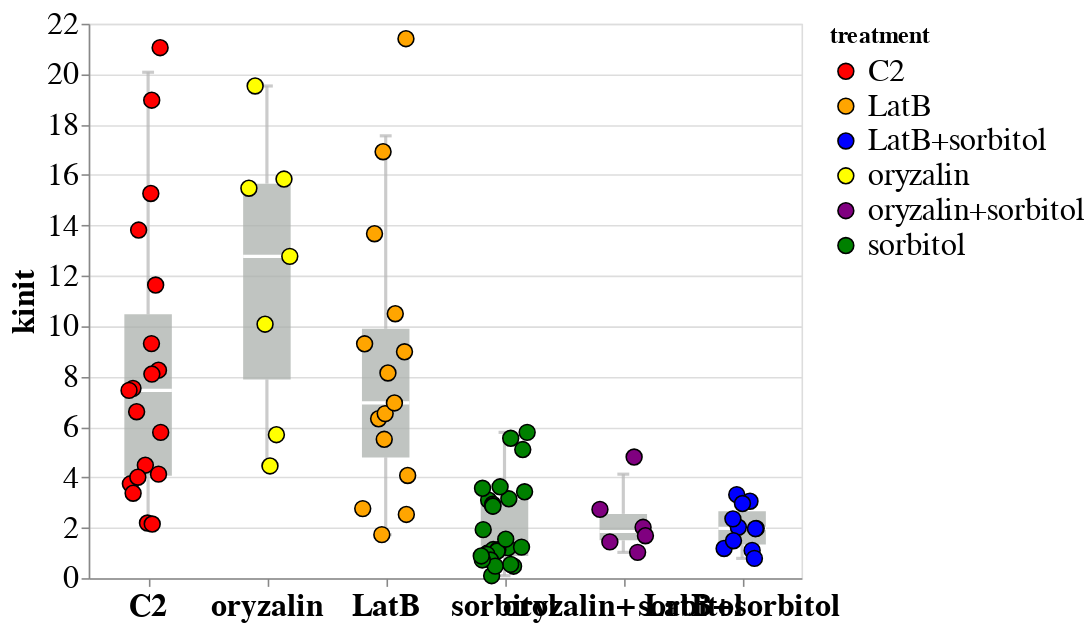

Notebook code cell kept with this figure:
### Markdown cell above
### Box+jitter plots for stiffness

### Code cell
boxjitter = altcat.catplot(df,
               height=350,
               width=450, 
               mark=dict(opacity=1.0, type='point'),
               box_mark=dict(strokeWidth=5, opacity=0.75, color='#abb0ac'),
               whisker_mark=dict(strokeWidth=2, opacity=0.75, color='#bababa'),
               encoding=dict(y=alt.Y('kinit:Q', scale=alt.Scale(domain=(0,22))),
                             x=alt.X('treatment:N'),
#                              # For black&white version
#                              fill=alt.Color('solution:N', scale=alt.Scale(domain=['T87', 'sorbitol', 'water'], range=['#808080', '#000000', '#FFFFFF'])),
#                              # For colored version
                             fill=alt.Color('treatment:N', scale=alt.Scale(domain=['C2', 'LatB', 'LatB+sorbitol','oryzalin','oryzalin+sorbitol','sorbitol'], range=['red', 'orange', 'blue','yellow','purple','green']))),
               transform='jitterbox'
)
boxjitter.configure_text(fontWeight='bold', fontSize=20
).configure_legend(labelFontSize=20, titleFontSize=15
).configure_axis(labelFontSize=20, titleFontSize=20
).configure_mark(color='black'
).configure_point(size=100, strokeWidth=1)

### Figure 1 — Vega-Lite specification as saved in the notebook (floating-point values rounded to 4 significant figures)
{"config": {"view": {"continuousWidth": 400, "continuousHeight": 300}, "axis": {"labelFontSize": 20, "titleFontSize": 20}, "legend": {"labelFontSize": 20, "titleFontSize": 15}, "mark": {"color": "black"}, "point": {"size": 100, "strokeWidth": 1}, "text": {"fontSize": 20, "fontWeight": "bold"}}, "layer": [{"layer": [{"mark": {"type": "rule", "color": "#bababa", "opacity": 0.75, "strokeWidth": 2}, "encoding": {"x": {"type": "quantitative", "field": "nominal_axis_value", "scale": {}}, "y": {"type": "quantitative", "field": "bottom_whisker", "scale": {"domain": [0, 22]}, "title": "kinit"}, "y2": {"field": "bottom"}}, "height": 350, "width": 450}, {"mark": {"type": "rule", "color": "#bababa", "opacity": 0.75, "strokeWidth": 2}, "encoding": {"x": {"type": "quantitative", "field": "nominal_axis_value", "scale": {}}, "y": {"type": "quantitative", "field": "top", "scale": {"domain": [0, 22]}, "title": "kinit"}, "y2": {"field": "top_whisker"}}, "height": 350, "width": 450}, {"mark": {"type": "bar", "color": "#abb0ac", "opacity": 0.75, "size": 0.4, "strokeWidth": 5}, "encoding": {"x": {"type": "quantitative", "field": "left", "scale": {}}, "x2": {"field": "right"}, "y": {"type": "quantitative", "field": "bottom", "scale": {"domain": [0, 22]}, "title": "kinit"}, "y2": {"field": "top"}}, "height": 350, "width": 450}, {"mark": {"type": "rule", "color": "white", "opacity": 1, "strokeWidth": 2}, "encoding": {"x": {"type": "quantitative", "field": "left", "scale": {}}, "x2": {"field": "right"}, "y": {"type": "quantitative", "field": "middle", "scale": {"domain": [0, 22]}, "title": "kinit"}}, "height": 350, "width": 450}, {"mark": {"type": "rule", "color": "#bababa", "opacity": 0.75, "strokeWidth": 2}, "encoding": {"x": {"type": "quantitative", "field": "cap_left"}, "x2": {"field": "cap_right"}, "y": {"type": "quantitative", "field": "bottom_whisker", "scale": {"domain": [0, 22]}, "title": "kinit"}}, "height": 350, "width": 450}, {"mark": {"type": "rule", "color": "#bababa", "opacity": 0.75, "strokeWidth": 2}, "encoding": {"x": {"type": "quantitative", "field": "cap_left"}, "x2": {"field": "cap_right"}, "y": {"type": "quantitative", "field": "top_whisker", "scale": {"domain": [0, 22]}, "title": "kinit"}}, "height": 350, "width": 450}], "data": {"name": "data-812abfc356dcc816f960904f5a33e9ed"}}, {"layer": [{"data": {"name": "data-471ccf3084396e3da72194de57e6883d"}, "mark": {"type": "point", "opacity": 1.0}, "encoding": {"x": {"type": "quantitative", "axis": {"grid": false, "labels": false, "title": null, "values": [0, 1, 2, 3, 4, 5]}, "field": "__jitter"}, "y": {"type": "quantitative", "field": "kinit", "scale": {"domain": [0, 22]}, "title": "kinit"}, "fill": {"type": "nominal", "field": "treatment", "scale": {"domain": ["C2", "LatB", "LatB+sorbitol", "oryzalin", "oryzalin+sorbitol", "sorbitol"], "range": ["red", "orange", "blue", "yellow", "purple", "green"]}}}, "height": 350, "width": 450}, {"data": {"name": "data-85ba337b5e697fda5948b31caa932688"}, "mark": {"type": "text", "align": "center", "baseline": "top", "dy": 8}, "encoding": {"x": {"type": "quantitative", "axis": {"grid": false, "labels": false, "title": null, "values": [0, 1, 2, 3, 4, 5]}, "field": "__jitter"}, "y": {"type": "quantitative", "field": "kinit", "scale": {"domain": [0, 22]}, "title": "kinit"}, "text": {"type": "nominal", "field": "text"}}, "height": 350, "width": 450}]}], "$schema": "https://vega.github.io/schema/vega-lite/v4.8.1.json", "datasets": {"data-812abfc356dcc816f960904f5a33e9ed": [{"nominal_axis_value": 0.0, "treatment": "C2", "middle": 7.451, "bottom": 4.066, "top": 10.47, "top_whisker": 20.08, "bottom_whisker": 2.148, "left": -0.2, "right": 0.2, "cap_left": -0.05, "cap_right": 0.05}, {"nominal_axis_value": 2.0, "treatment": "LatB", "middle": 6.954, "bottom": 4.793, "top": 9.897, "top_whisker": 17.55, "bottom_whisker": 1.726, "left": 1.8, "right": 2.2, "cap_left": 1.95, "cap_right": 2.05}, {"nominal_axis_value": 5.0, "treatment": "LatB+sorbitol", "middle": 1.977, "bottom": 1.332, "top": 2.658, "top_whisker": 3.314, "bottom_whisker": 0.785, "left": 4.8, "right": 5.2, "cap_left": 4.95, "cap_right": 5.05}, {"nominal_axis_value": 1.0, "treatment": "oryzalin", "middle": 12.77, "bottom": 7.886, "top": 15.66, "top_whisker": 19.53, "bottom_whisker": 4.452, "left": 0.8, "right": 1.2, "cap_left": 0.95, "cap_right": 1.05}, {"nominal_axis_value": 4.0, "treatment": "oryzalin+sorbitol", "middle": 1.85, "bottom": 1.5, "top": 2.551, "top_whisker": 4.127, "bottom_whisker": 1.024, "left": 3.8, "right": 4.2, "cap_left": 3.95, "cap_right": 4.05}, {"nominal_axis_value": 3.0, "treatment": "sorbitol", "middle": 1.22, "bottom": 0.8748, "top": 3.107, "top_whisker": 5.787, "bottom_whisker": 0.09835, "left": 2.8, "right": 3.2, "cap_left": 2.95, "cap_right": 3.05}], "data-471ccf3084396e3da72194de57e6883d": [{"name": "BY2_in_C2/cell001_corr", "max force (uN)": 899.1, "location": "cyto", "kinit": 18.97, "deltaF": 17.43, "treatment": "C2", "details": "spreads", "kret": 218.6, "area": 805.2, "Pos Z zero (um)": 41.62, "__jitter": 0.03046}, {"name": "BY2_in_C2/cell002_corr", "max force (uN)": 905.0, "location": "cyto", "kinit": 21.05, "deltaF": 18.97, "treatment": "C2", "details": "spreads", "kret": 186.0, "area": 701.2, "Pos Z zero (um)": 58.64, "__jitter": 0.1011}, {"name": "BY2_in_C2/cell003_corr", "max force (uN)": 898.6, "location": "cyto", "kinit": 2.188, "deltaF": 2.246, "treatment": "C2", "details": "spreads", "kret": 305.0, "area": 1165.0, "Pos Z zero (um)": 40.84, "__jitter": -0.005341}, {"name": "BY2_in_C2/cell004_corr", "max force (uN)": 899.1, "location": "cyto", "kinit": 13.81, "deltaF": 12.55, "treatment": "C2", "details": "spreads", "kret": 311.2, "area": 1500.0, "Pos Z zero (um)": 29.72, "__jitter": -0.07972}, {"name": "BY2_in_C2/cell005_corr", "max force (uN)": 895.8, "location": "cyto", "kinit": 8.253, "deltaF": 7.765, "treatment": "C2", "details": "spreads", "kret": 354.8, "area": 1450.0, "Pos Z zero (um)": 29.16, "__jitter": 0.08734}, {"name": "BY2_in_C2/cell006_corr", "max force (uN)": 126.8, "location": "cyto", "kinit": 3.743, "deltaF": 3.896, "treatment": "C2", "details": "spreads", "kret": null, "area": null, "Pos Z zero (um)": null, "__jitter": -0.1491}, {"name": "BY2_in_C2/cell008_corr", "max force (uN)": 880.5, "location": "cyto", "kinit": 4.127, "deltaF": 3.831, "treatment": "C2", "details": "spreads", "kret": 423.5, "area": 2715.0, "Pos Z zero (um)": 45.97, "__jitter": 0.08762}, {"name": "BY2_in_C2/cell009_corr", "max force (uN)": 888.5, "location": "cyto", "kinit": 5.785, "deltaF": 5.887, "treatment": "C2", "details": "spreads", "kret": 436.6, "area": 2673.0, "Pos Z zero (um)": 37.08, "__jitter": 0.1059}, {"name": "BY2_in_C2/cell010_corr", "max force (uN)": 89.02, "location": "cyto", "kinit": 6.604, "deltaF": 5.76, "treatment": "C2", "details": "spreads", "kret": null, "area": null, "Pos Z zero (um)": null, "__jitter": -0.09657}, {"name": "BY2_in_C2/cell011_corr", "max force (uN)": 169.5, "location": "cyto", "kinit": 2.148, "deltaF": 2.195, "treatment": "C2", "details": "spreads", "kret": null, "area": null, "Pos Z zero (um)": null, "__jitter": 0.03471}, {"name": "BY2_in_C2/cell012_corr", "max force (uN)": 880.6, "location": "cyto", "kinit": 3.37, "deltaF": 3.314, "treatment": "C2", "details": "spreads", "kret": 441.0, "area": 3809.0, "Pos Z zero (um)": 43.16, "__jitter": -0.1261}, {"name": "BY2_in_C2/cell013_corr", "max force (uN)": 876.8, "location": "cyto", "kinit": 4.483, "deltaF": 4.179, "treatment": "C2", "details": "spreads", "kret": 562.3, "area": 2796.0, "Pos Z zero (um)": 30.89, "__jitter": -0.0233}, {"name": "BY2_in_C2/cell015_corr", "max force (uN)": 895.4, "location": "cyto", "kinit": 15.26, "deltaF": 14.39, "treatment": "C2", "details": "spreads", "kret": 345.1, "area": 1399.0, "Pos Z zero (um)": 27.7, "__jitter": 0.02286}, {"name": "BY2_in_C2/cell016_corr", "max force (uN)": 891.1, "location": "cyto", "kinit": 9.307, "deltaF": 8.437, "treatment": "C2", "details": "spreads", "kret": 397.7, "area": 1384.0, "Pos Z zero (um)": 30.58, "__jitter": 0.02827}, {"name": "BY2_in_C2/cell017_corr", "max force (uN)": 893.5, "location": "cyto", "kinit": 8.098, "deltaF": 7.317, "treatment": "C2", "details": "spreads", "kret": 353.6, "area": 1203.0, "Pos Z zero (um)": 28.91, "__jitter": 0.03162}, {"name": "BY2_in_C2/cell018_corr", "max force (uN)": 33.74, "location": null, "kinit": 4.005, "deltaF": 3.712, "treatment": "C2", "details": null, "kret": null, "area": null, "Pos Z zero (um)": null, "__jitter": -0.08626}, {"name": "BY2_in_C2/cell019_corr", "max force (uN)": 26.15, "location": null, "kinit": 7.531, "deltaF": 6.907, "treatment": "C2", "details": null, "kret": null, "area": null, "Pos Z zero (um)": null, "__jitter": -0.1272}, {"name": "BY2_in_C2/cell021_corr", "max force (uN)": 895.6, "location": null, "kinit": 7.451, "deltaF": 6.643, "treatment": "C2", "details": null, "kret": 380.3, "area": 1779.0, "Pos Z zero (um)": 34.3, "__jitter": -0.1605}, {"name": "BY2_in_C2/cell022_corr", "max force (uN)": 112.6, "location": null, "kinit": 11.63, "deltaF": 10.45, "treatment": "C2", "details": null, "kret": null, "area": null, "Pos Z zero (um)": null, "__jitter": 0.06365}, {"name": "BY2_in_oryzalin/cell052_corr", "max force (uN)": 898.7, "location": "cyto", "kinit": 10.08, "deltaF": 9.3, "treatment": "oryzalin", "details": "spreads", "kret": 420.5, "area": 1684.0, "Pos Z zero (um)": 26.15, "__jitter": 0.9844}, {"name": "BY2_in_oryzalin/cell054_corr", "max force (uN)": 900.9, "location": "cyto", "kinit": 5.693, "deltaF": 5.186, "treatment": "oryzalin", "details": "spreads", "kret": 410.7, "area": 1828.0, "Pos Z zero (um)": 30.52, "__jitter": 1.08}, {"name": "BY2_in_oryzalin/cell055_corr", "max force (uN)": 901.5, "location": "cyto", "kinit": 15.47, "deltaF": 14.55, "treatment": "oryzalin", "details": "spreads", "kret": 403.4, "area": 1713.0, "Pos Z zero (um)": 27.28, "__jitter": 0.8484}, {"name": "BY2_in_oryzalin/cell056_corr", "max force (uN)": 901.4, "location": "cyto", "kinit": 19.53, "deltaF": 17.83, "treatment": "oryzalin", "details": "spreads", "kret": 360.2, "area": 2463.0, "Pos Z zero (um)": 33.23, "__jitter": 0.9011}, {"name": "BY2_in_oryzalin/cell057_corr", "max force (uN)": 905.4, "location": "cyto", "kinit": 15.84, "deltaF": 14.88, "treatment": "oryzalin", "details": "spreads", "kret": 373.5, "area": 1639.0, "Pos Z zero (um)": 28.37, "__jitter": 1.144}, {"name": "BY2_in_oryzalin/cell059_corr", "max force (uN)": 891.2, "location": "cyto", "kinit": 12.77, "deltaF": 12.24, "treatment": "oryzalin", "details": "spreads", "kret": 375.6, "area": 1511.0, "Pos Z zero (um)": 26.32, "__jitter": 1.193}, {"name": "BY2_in_oryzalin/cell060_corr", "max force (uN)": 895.6, "location": "cyto", "kinit": 4.452, "deltaF": 4.578, "treatment": "oryzalin", "details": "spreads", "kret": 424.0, "area": 1755.0, "Pos Z zero (um)": 27.13, "__jitter": 1.026}, {"name": "BY2_in_LatB/cell023_corr", "max force (uN)": 908.4, "location": "cyto", "kinit": 8.984, "deltaF": 8.288, "treatment": "LatB", "details": "spreads", "kret": 449.4, "area": 1863.0, "Pos Z zero (um)": 29.94, "__jitter": 2.158}, {"name": "BY2_in_LatB/cell024_corr", "max force (uN)": 902.9, "location": "cyto", "kinit": 16.92, "deltaF": 15.72, "treatment": "LatB", "details": "spreads", "kret": 403.4, "area": 2048.0, "Pos Z zero (um)": 28.51, "__jitter": 1.978}, {"name": "BY2_in_LatB/cell025_corr", "max force (uN)": 96.68, "location": "cyto", "kinit": 10.49, "deltaF": 9.565, "treatment": "LatB", "details": "spreads", "kret": null, "area": null, "Pos Z zero (um)": null, "__jitter": 2.081}, {"name": "BY2_in_LatB/cell026_corr", "max force (uN)": 882.5, "location": "cyto", "kinit": 6.326, "deltaF": 5.858, "treatment": "LatB", "details": "spreads", "kret": 381.2, "area": 2038.0, "Pos Z zero (um)": 35.76, "__jitter": 1.94}, {"name": "BY2_in_LatB/cell028_corr", "max force (uN)": 52.51, "location": "cyto", "kinit": 2.76, "deltaF": 2.598, "treatment": "LatB", "details": "spreads", "kret": null, "area": null, "Pos Z zero (um)": null, "__jitter": 1.807}, {"name": "BY2_in_LatB/cell029_corr", "max force (uN)": 11.62, "location": "cyto", "kinit": 1.726, "deltaF": 1.693, "treatment": "LatB", "details": "spreads", "kret": null, "area": null, "Pos Z zero (um)": null, "__jitter": 1.967}, {"name": "BY2_in_LatB/cell030_corr", "max force (uN)": 21.76, "location": "cyto", "kinit": 5.511, "deltaF": 5.051, "treatment": "LatB", "details": "spreads", "kret": null, "area": null, "Pos Z zero (um)": null, "__jitter": 1.988}, {"name": "BY2_in_LatB/cell031_corr", "max force (uN)": 158.6, "location": "cyto", "kinit": 6.53, "deltaF": 5.888, "treatment": "LatB", "details": "spreads", "kret": null, "area": null, "Pos Z zero (um)": null, "__jitter": 1.996}, {"name": "BY2_in_LatB/cell032_corr", "max force (uN)": 49.66, "location": "cyto", "kinit": 6.954, "deltaF": 6.341, "treatment": "LatB", "details": "spreads", "kret": null, "area": null, "Pos Z zero (um)": null, "__jitter": 2.073}, {"name": "BY2_in_LatB/cell033_corr", "max force (uN)": 889.4, "location": "cyto", "kinit": 21.41, "deltaF": 19.65, "treatment": "LatB", "details": "spreads", "kret": 359.7, "area": 1569.0, "Pos Z zero (um)": 26.84, "__jitter": 2.171}, {"name": "BY2_in_LatB/cell034_corr", "max force (uN)": 887.0, "location": "cyto", "kinit": 13.67, "deltaF": 12.72, "treatment": "LatB", "details": "spreads", "kret": 416.3, "area": 1802.0, "Pos Z zero (um)": 29.28, "__jitter": 1.906}, {"name": "BY2_in_LatB/cell035_corr", "max force (uN)": 888.4, "location": "cyto", "kinit": 2.529, "deltaF": 2.397, "treatment": "LatB", "details": "spreads", "kret": 406.0, "area": 2077.0, "Pos Z zero (um)": 40.36, "__jitter": 2.174}, {"name": "BY2_in_LatB/cell036_corr", "max force (uN)": 895.0, "location": "cyto", "kinit": 9.3, "deltaF": 8.529, "treatment": "LatB", "details": "spreads", "kret": 440.6, "area": 1855.0, "Pos Z zero (um)": 28.29, "__jitter": 1.822}, {"name": "BY2_in_LatB/cell037_corr", "max force (uN)": 883.1, "location": "cyto", "kinit": 4.075, "deltaF": 3.774, "treatment": "LatB", "details": "spreads", "kret": 480.0, "area": 2013.0, "Pos Z zero (um)": 40.28, "__jitter": 2.185}, {"name": "BY2_in_LatB/cell038_corr", "max force (uN)": 892.0, "location": "cyto", "kinit": 8.142, "deltaF": 7.494, "treatment": "LatB", "details": "spreads", "kret": 371.7, "area": 2192.0, "Pos Z zero (um)": 39.6, "__jitter": 2.019}, {"name": "BY2_in_sorbitol/cell072_corr", "max force (uN)": 881.2, "location": "cyto", "kinit": 5.103, "deltaF": 4.784, "treatment": "sorbitol", "details": "spreads", "kret": 553.5, "area": 2374.0, "Pos Z zero (um)": 19.35, "__jitter": 3.154}, {"name": "BY2_in_sorbitol/cell073_corr", "max force (uN)": 830.8, "location": "cyto", "kinit": 0.475, "deltaF": 0.5069, "treatment": "sorbitol", "details": "spreads", "kret": 687.7, "area": 476.2, "Pos Z zero (um)": 6.86, "__jitter": 3.076}, {"name": "BY2_in_sorbitol/cell074_corr", "max force (uN)": 853.3, "location": "cyto", "kinit": 0.09835, "deltaF": 0.3273, "treatment": "sorbitol", "details": "moves", "kret": 666.1, "area": 489.6, "Pos Z zero (um)": 10.3, "__jitter": 2.892}, {"name": "BY2_in_sorbitol/cell075_corr", "max force (uN)": 833.1, "location": "cyto", "kinit": 5.551, "deltaF": 5.338, "treatment": "sorbitol", "details": "moves", "kret": 617.7, "area": 588.2, "Pos Z zero (um)": 6.665, "__jitter": 3.052}, {"name": "BY2_in_sorbitol/cell077_corr", "max force (uN)": 389.2, "location": "cyto", "kinit": 1.207, "deltaF": 1.587, "treatment": "sorbitol", "details": "spreads", "kret": null, "area": null, "Pos Z zero (um)": null, "__jitter": 3.03}, {"name": "BY2_in_sorbitol/cell078_corr", "max force (uN)": 380.2, "location": "cyto", "kinit": 1.003, "deltaF": 0.9947, "treatment": "sorbitol", "details": "moves", "kret": null, "area": null, "Pos Z zero (um)": null, "__jitter": 2.858}, {"name": "BY2_in_sorbitol/cell079_corr", "max force (uN)": 388.9, "location": "cyto", "kinit": 3.093, "deltaF": 2.988, "treatment": "sorbitol", "details": "spreads", "kret": null, "area": null, "Pos Z zero (um)": null, "__jitter": 2.867}, {"name": "BY2_in_sorbitol/cell080_corr", "max force (uN)": 383.3, "location": "cyto", "kinit": 2.933, "deltaF": 2.786, "treatment": "sorbitol", "details": "spreads", "kret": null, "area": null, "Pos Z zero (um)": null, "__jitter": 2.901}, {"name": "BY2_in_sorbitol/cell081_corr", "max force (uN)": 399.0, "location": "cyto", "kinit": 1.135, "deltaF": 0.9957, "treatment": "sorbitol", "details": "spreads", "kret": null, "area": null, "Pos Z zero (um)": null, "__jitter": 2.905}, {"name": "BY2_in_sorbitol/cell082_corr", "max force (uN)": 383.0, "location": "cyto", "kinit": 1.126, "deltaF": 1.062, "treatment": "sorbitol", "details": "spreads", "kret": null, "area": null, "Pos Z zero (um)": null, "__jitter": 2.944}, {"name": "BY2_in_sorbitol/cell085_corr", "max force (uN)": 394.6, "location": "cyto", "kinit": 1.069, "deltaF": 0.9937, "treatment": "sorbitol", "details": "spreads", "kret": null, "area": null, "Pos Z zero (um)": null, "__jitter": 2.937}, {"name": "BY2_in_sorbitol/cell086_corr", "max force (uN)": 881.4, "location": "cyto", "kinit": 0.8545, "deltaF": 0.8547, "treatment": "sorbitol", "details": "spreads", "kret": 587.7, "area": 3600.0, "Pos Z zero (um)": 19.45, "__jitter": 2.826}, {"name": "BY2_in_sorbitol/cell087_corr", "max force (uN)": 858.7, "location": "cyto", "kinit": 1.925, "deltaF": 1.861, "treatment": "sorbitol", "details": "spreads", "kret": 678.9, "area": 725.6, "Pos Z zero (um)": 12.81, "__jitter": 2.821}, {"name": "BY2_in_sorbitol/cell088_corr", "max force (uN)": 469.0, "location": "cyto", "kinit": 0.5447, "deltaF": 0.5793, "treatment": "sorbitol", "details": "spreads", "kret": null, "area": null, "Pos Z zero (um)": null, "__jitter": 3.052}, {"name": "BY2_in_sorbitol/cell090_corr", "max force (uN)": 464.2, "location": "cyto", "kinit": 5.787, "deltaF": 5.438, "treatment": "sorbitol", "details": "spreads", "kret": null, "area": null, "Pos Z zero (um)": null, "__jitter": 3.191}, {"name": "BY2_in_sorbitol/cell092_corr", "max force (uN)": 469.5, "location": "cyto", "kinit": 2.874, "deltaF": 2.392, "treatment": "sorbitol", "details": "moves", "kret": null, "area": null, "Pos Z zero (um)": null, "__jitter": 2.9}, {"name": "BY2_in_sorbitol/cell093_corr", "max force (uN)": 483.1, "location": "cyto", "kinit": 0.9442, "deltaF": 1.054, "treatment": "sorbitol", "details": "spreads", "kret": null, "area": null, "Pos Z zero (um)": null, "__jitter": 2.852}, {"name": "BY2_in_sorbitol/cell095_corr", "max force (uN)": 494.5, "location": "cyto", "kinit": 2.857, "deltaF": 2.748, "treatment": "sorbitol", "details": "spreads", "kret": null, "area": null, "Pos Z zero (um)": null, "__jitter": 2.903}, {"name": "BY2_in_sorbitol/cell096_corr", "max force (uN)": 474.7, "location": "cyto", "kinit": 3.148, "deltaF": 2.885, "treatment": "sorbitol", "details": "spreads", "kret": null, "area": null, "Pos Z zero (um)": null, "__jitter": 3.037}, {"name": "BY2_in_sorbitol/cell097_corr", "max force (uN)": 474.8, "location": "cyto", "kinit": 3.624, "deltaF": 4.554, "treatment": "sorbitol", "details": "spreads", "kret": null, "area": null, "Pos Z zero (um)": null, "__jitter": 2.963}, {"name": "BY2_in_sorbitol/cell102_corr", "max force (uN)": 459.7, "location": "cyto", "kinit": 3.428, "deltaF": 3.16, "treatment": "sorbitol", "details": "moves", "kret": null, "area": null, "Pos Z zero (um)": null, "__jitter": 3.169}, {"name": "BY2_in_sorbitol/cell103_corr", "max force (uN)": 847.0, "location": "cyto", "kinit": 0.7203, "deltaF": 1.0, "treatment": "sorbitol", "details": "spreads", "kret": 699.0, "area": 405.2, "Pos Z zero (um)": 5.217, "__jitter": 2.882}, {"name": "BY2_in_sorbitol/cell104_corr", "max force (uN)": 371.8, "location": "cyto", "kinit": 1.233, "deltaF": 1.303, "treatment": "sorbitol", "details": "moves", "kret": null, "area": null, "Pos Z zero (um)": null, "__jitter": 3.143}, {"name": "BY2_in_sorbitol/cell108_corr", "max force (uN)": 372.3, "location": "cyto", "kinit": 1.547, "deltaF": 1.599, "treatment": "sorbitol", "details": "moves", "kret": null, "area": null, "Pos Z zero (um)": null, "__jitter": 3.011}, {"name": "BY2_in_sorbitol/cell109_corr", "max force (uN)": 387.8, "location": "cyto", "kinit": 0.4777, "deltaF": 0.4917, "treatment": "sorbitol", "details": "moves", "kret": null, "area": null, "Pos Z zero (um)": null, "__jitter": 2.922}, {"name": "BY2_in_sorbitol/cell110_corr", "max force (uN)": 359.7, "location": "cyto", "kinit": 0.723, "deltaF": 0.8399, "treatment": "sorbitol", "details": "moves", "kret": null, "area": null, "Pos Z zero (um)": null, "__jitter": 2.813}, {"name": "BY2_in_sorbitol/cell111_corr", "max force (uN)": 368.4, "location": "cyto", "kinit": 0.8815, "deltaF": 0.6474, "treatment": "sorbitol", "details": "moves", "kret": null, "area": null, "Pos Z zero (um)": null, "__jitter": 2.804}, {"name": "BY2_in_sorbitol/cell113_corr", "max force (uN)": 358.4, "location": "cyto", "kinit": 3.567, "deltaF": 3.206, "treatment": "sorbitol", "details": "spreads", "kret": null, "area": null, "Pos Z zero (um)": null, "__jitter": 2.815}, {"name": "BY2_in_oryzalin_sorbitol/cell062_corr", "max force (uN)": 881.1, "location": "cyto", "kinit": 2.017, "deltaF": 1.871, "treatment": "oryzalin+sorbitol", "details": "spreads", "kret": 676.3, "area": 302.4, "Pos Z zero (um)": 16.98, "__jitter": 4.166}, {"name": "BY2_in_oryzalin_sorbitol/cell063_corr", "max force (uN)": 876.0, "location": "cyto", "kinit": 1.684, "deltaF": 1.537, "treatment": "oryzalin+sorbitol", "details": "spreads", "kret": 692.8, "area": 719.3, "Pos Z zero (um)": 13.94, "__jitter": 4.186}, {"name": "BY2_in_oryzalin_sorbitol/cell064_corr", "max force (uN)": 860.5, "location": "cyto", "kinit": 2.728, "deltaF": 2.531, "treatment": "oryzalin+sorbitol", "details": "spreads", "kret": 629.9, "area": 1220.0, "Pos Z zero (um)": 14.19, "__jitter": 3.803}, {"name": "BY2_in_oryzalin_sorbitol/cell065_corr", "max force (uN)": 864.7, "location": "cyto", "kinit": 1.024, "deltaF": 1.007, "treatment": "oryzalin+sorbitol", "details": "moves", "kret": 397.0, "area": 288.1, "Pos Z zero (um)": 9.45, "__jitter": 4.12}, {"name": "BY2_in_oryzalin_sorbitol/cell066_corr", "max force (uN)": 878.5, "location": "cyto", "kinit": 4.808, "deltaF": 4.706, "treatment": "oryzalin+sorbitol", "details": "moves", "kret": 647.0, "area": 271.5, "Pos Z zero (um)": 0.3185, "__jitter": 4.091}, {"name": "BY2_in_oryzalin_sorbitol/cell068_corr", "max force (uN)": 859.3, "location": "cyto", "kinit": 1.439, "deltaF": 1.383, "treatment": "oryzalin+sorbitol", "details": "spreads", "kret": 354.6, "area": 337.2, "Pos Z zero (um)": 13.5, "__jitter": 3.887}, {"name": "BY2_in_LatB_sorbitol/cell039_corr", "max force (uN)": 490.6, "location": "cyto", "kinit": 1.102, "deltaF": 1.164, "treatment": "LatB+sorbitol", "details": "spreads", "kret": null, "area": null, "Pos Z zero (um)": null, "__jitter": 5.084}, {"name": "BY2_in_LatB_sorbitol/cell040_corr", "max force (uN)": 495.7, "location": "cyto", "kinit": 3.053, "deltaF": 2.92, "treatment": "LatB+sorbitol", "details": "spreads", "kret": null, "area": null, "Pos Z zero (um)": null, "__jitter": 5.066}, {"name": "BY2_in_LatB_sorbitol/cell042_corr", "max force (uN)": 892.4, "location": "cyto", "kinit": 3.314, "deltaF": 3.2, "treatment": "LatB+sorbitol", "details": "moves", "kret": 195.0, "area": 351.5, "Pos Z zero (um)": 5.145, "__jitter": 4.955}, {"name": "BY2_in_LatB_sorbitol/cell043_corr", "max force (uN)": 875.0, "location": "cyto", "kinit": 2.962, "deltaF": 2.713, "treatment": "LatB+sorbitol", "details": "spreads", "kret": 731.1, "area": 1407.0, "Pos Z zero (um)": 19.08, "__jitter": 5.003}, {"name": "BY2_in_LatB_sorbitol/cell045_corr", "max force (uN)": 497.5, "location": "cyto", "kinit": 0.785, "deltaF": 0.8213, "treatment": "LatB+sorbitol", "details": "spreads", "kret": null, "area": null, "Pos Z zero (um)": null, "__jitter": 5.104}, {"name": "BY2_in_LatB_sorbitol/cell046_corr", "max force (uN)": 760.2, "location": "cyto", "kinit": 2.019, "deltaF": 1.886, "treatment": "LatB+sorbitol", "details": "moves", "kret": 581.3, "area": 175.2, "Pos Z zero (um)": 7.509, "__jitter": 4.968}, {"name": "BY2_in_LatB_sorbitol/cell047_corr", "max force (uN)": 759.3, "location": "cyto", "kinit": 2.354, "deltaF": 2.242, "treatment": "LatB+sorbitol", "details": "moves", "kret": 600.5, "area": 255.0, "Pos Z zero (um)": 10.08, "__jitter": 4.923}, {"name": "BY2_in_LatB_sorbitol/cell048_corr", "max force (uN)": 759.2, "location": "cyto", "kinit": 1.178, "deltaF": 1.135, "treatment": "LatB+sorbitol", "details": "moves", "kret": 627.7, "area": 187.7, "Pos Z zero (um)": 9.491, "__jitter": 4.848}, {"name": "BY2_in_LatB_sorbitol/cell049_corr", "max force (uN)": 780.4, "location": "cyto", "kinit": 1.485, "deltaF": 1.383, "treatment": "LatB+sorbitol", "details": "spreads", "kret": 693.1, "area": 446.3, "Pos Z zero (um)": 14.79, "__jitter": 4.928}, {"name": "BY2_in_LatB_sorbitol/cell050_corr", "max force (uN)": 778.0, "location": "cyto", "kinit": 1.977, "deltaF": 1.885, "treatment": "LatB+sorbitol", "details": "spreads", "kret": 636.5, "area": 426.1, "Pos Z zero (um)": 13.91, "__jitter": 5.119}, {"name": "BY2_in_LatB_sorbitol/cell051_corr", "max force (uN)": 783.7, "location": "cyto", "kinit": 1.962, "deltaF": 1.96, "treatment": "LatB+sorbitol", "details": "spreads", "kret": 641.3, "area": 414.0, "Pos Z zero (um)": 14.07, "__jitter": 5.112}], "data-85ba337b5e697fda5948b31caa932688": [{"kinit": 0, "__jitter": 0, "text": "C2"}, {"kinit": 0, "__jitter": 1, "text": "oryzalin"}, {"kinit": 0, "__jitter": 2, "text": "LatB"}, {"kinit": 0, "__jitter": 3, "text": "sorbitol"}, {"kinit": 0, "__jitter": 4, "text": "oryzalin+sorbitol"}, {"kinit": 0, "__jitter": 5, "text": "LatB+sorbitol"}]}}
